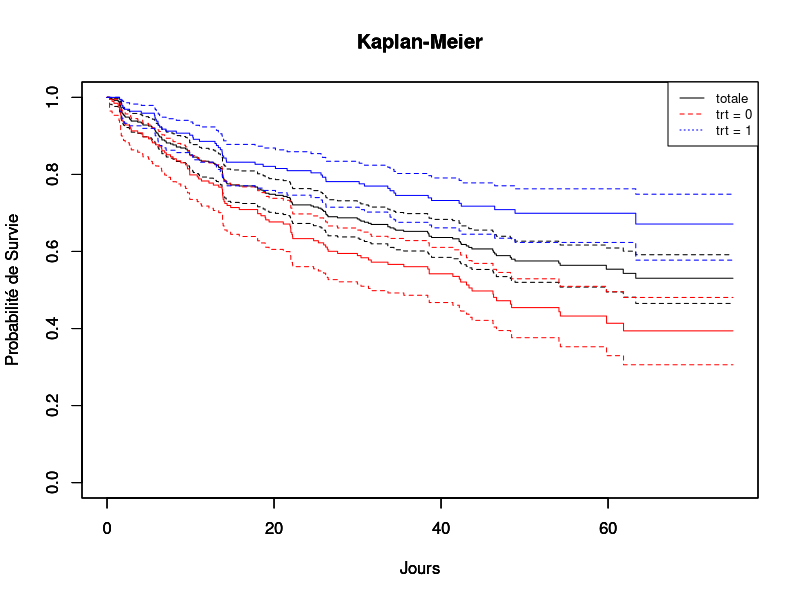

The R script that drew this image:
library(survival)
data(diabetic)
attach(diabetic)

trt <- as.factor(trt)

# 1a
print(names(diabetic))
#"id"     "laser"  "age"    "eye"    "trt"    "risk"   "time"   "status"
#https://www.mayo.edu/research/documents/diabeteshtml/DOC-10027460/

#1bc
#Kaplan-Meier 
result.km <- survfit(Surv(time, status) ~ 1, conf.type="log-log")
plot(result.km, xlab = "Jours", ylab = "Probabilité de Survie", main = "Kaplan-Meier")
result.kmtrt0 <- survfit(Surv(time[trt == 0], status[trt == 0]) ~ 1, conf.type="log-log")
par(new=TRUE)
plot(result.kmtrt0, xlab = "Jours", ylab = "Probabilité de Survie", main = "Kaplan-Meier", col = "red")
result.kmtrt1 <- survfit(Surv(time[trt == 1], status[trt == 1]) ~ 1, conf.type="log-log")
par(new=TRUE)
plot(result.kmtrt1, xlab = "Jours", ylab = "Probabilité de Survie", main = "Kaplan-Meier", col = "blue")
legend("topright", legend=c("totale","trt = 0", "trt = 1"), col=c("black","red", "blue"), lty=1:5, cex=0.8)
#abline ( v = 43.7 , col = 'red' , lty =2)

#1d
#On concentre sur les patients trt = 0
#diabetic_controle <- diabetic[trt == 0,]
print(result.kmtrt0) #mediane = 43.7

#1e test de log-rank
result.logrank <- survdiff(Surv(time, status) ~ trt, data = diabetic)
print(result.logrank)